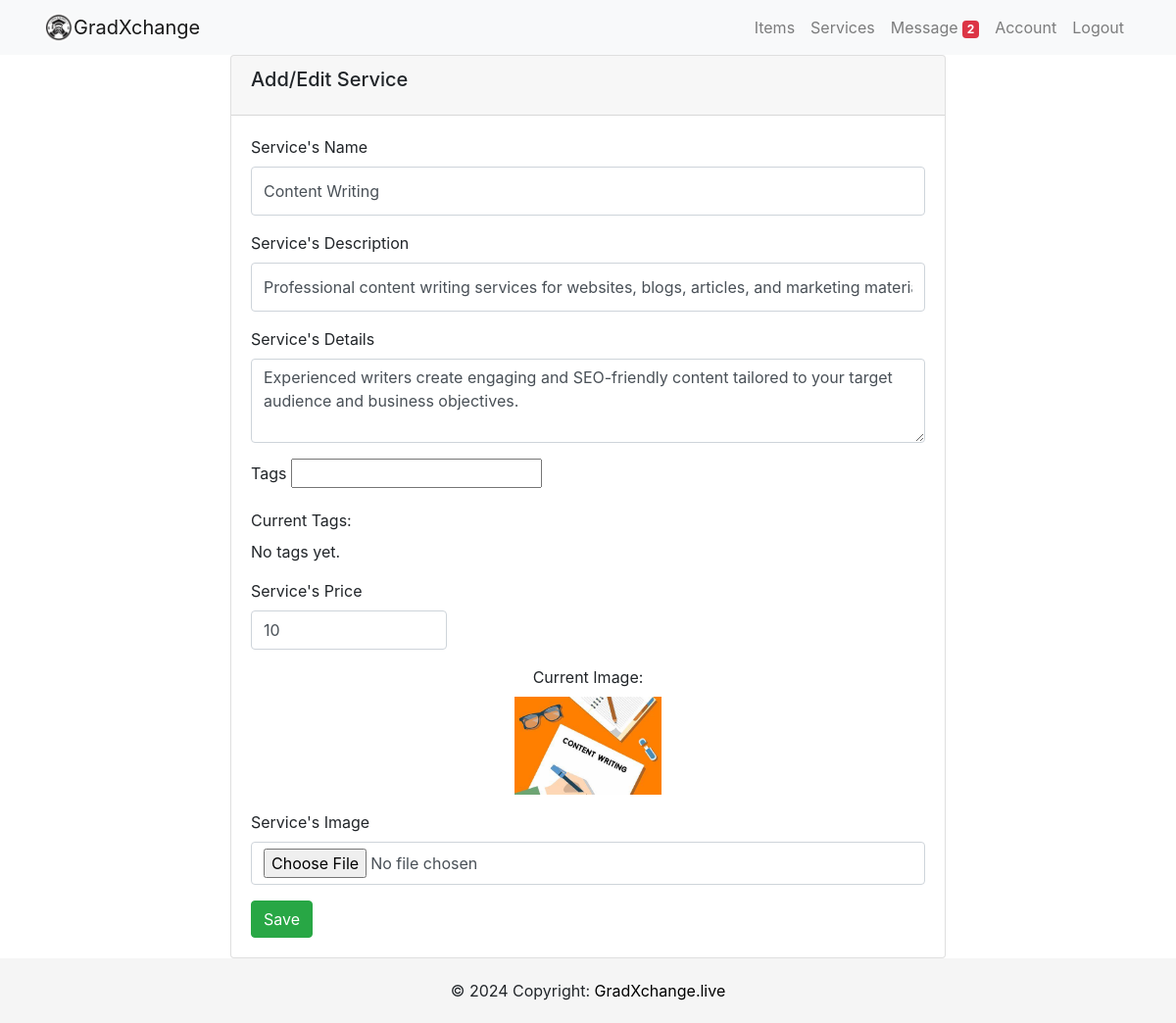
The app's page /service/edit/34/ (signed in), older data.
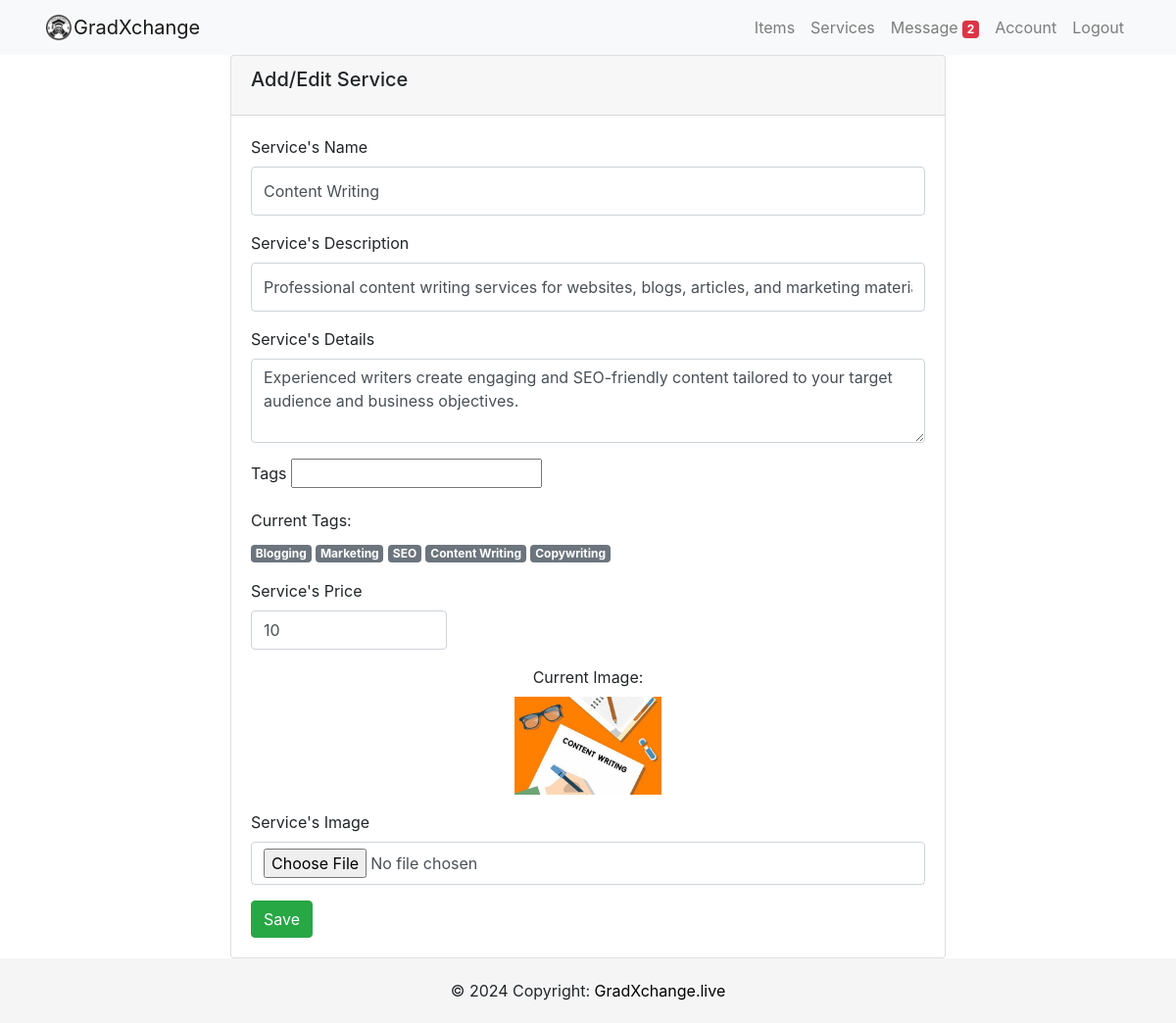
The same page, newer data.
### service/views.py (the view)
# urls.py: path('edit/<int:id>/', views.update_service,name='update_service'),
@login_required
def update_service(request, id):
    service = get_object_or_404(Service, id=id)
    if request.method == 'POST':
        form = ServiceForm(request.POST, request.FILES, instance=service)
        if form.is_valid():
            form.save()
            messages.success(request, 'Service updated successfully!')
            return render(request, 'service/service-form.html', {'form': form, 'service': service})
    else:
        form = ServiceForm(instance=service)
    return render(request, 'service/service-form.html', {'form': form, 'service': service})

### service/forms.py (shortened to what this page needs)
class ServiceForm(forms.ModelForm):
    tags = TagField(required=False, help_text="Enter comma-separated tags")
    class Meta:
        model = Service
        fields = ['service_name', 'service_desc', 'service_detail','service_price','service_image','tags']
        widgets = {
            'service_name': forms.TextInput(attrs={'class': 'form-control'}),
            'service_desc': forms.TextInput(attrs={'class': 'form-control'}),
            'service_detail': forms.Textarea(attrs={'class': 'form-control', 'rows': 3}),
            'service_price': forms.NumberInput(attrs={'class': 'form-control'}),
            'service_image': forms.FileInput(attrs={'class': 'form-control'}),
        }
        labels = {
            'service_name': "Service's Name",
            'service_desc': "Service's Description",
            'service_detail': "Service's Details",
            'service_price': "Service's Price",
            'service_image': "Service's Image",
        }

### users/context_processors.py (called while the page is built)
def unread_message_count(request):
    if request.user.is_authenticated:
        count = Message.objects.filter(recipient=request.user.profile, is_read=False).count()
        return {'unread_message_count': count}
    return {}

### service/templates/service/service-form.html (shortened to what this page needs)
{% extends 'users/base.html' %}
{% block body %}
<div class="container" id="item-edit-form">
    <div class="row">
        <div class="col-md-8 offset-md-2">
            <div class="card">
                <div class="card-header">
                    <h5 class="card-title">Add/Edit Service</h5>
                </div>
                <div class="card-body">
                    <form method="POST" enctype="multipart/form-data">
                        <div class="form-group">
                            <label for="{{ form.service_name.id_for_label }}">{{ form.service_name.label }}</label>
                            {{ form.service_name }}
                        </div>
                        <div class="form-group">
                            <label for="{{ form.service_desc.id_for_label }}">{{ form.service_desc.label }}</label>
                            {{ form.service_desc }}
                        </div>
                        <div class="form-group">
                            <label for="{{ form.service_detail.id_for_label }}">{{ form.service_detail.label }}</label>
                            {{ form.service_detail }}
                        </div>
                        <div class="form-group">
                            <label for="{{ form.tags.id_for_label }}">{{ form.tags.label }}</label>
                            {{ form.tags }}
                        </div>
                        {% if form.instance.pk %}
                        <div class="form-group">
                            <label>Current Tags:</label>
                            <div>
                                {% for tag in form.instance.tags.all %}
                                <span class="badge badge-secondary">{{ tag.name }}</span>
                                {% empty %}
                                <span>No tags yet.</span>
                                {% endfor %}
                            </div>
                        </div>
                        {% endif %}
                        <div class="form-group">
                            <label for="{{ form.item_price.id_for_label }}">{{ form.service_price.label }}</label>
                            <div style="max-width: 200px;">
                                {{ form.service_price }}
                            </div>
                        </div>
                        {% if form.instance.service_image %}
                        <div class="form-group text-center">
                            <label>Current Image:</label><br>
                            <img src="{{ form.instance.service_image.url }}" alt="service Image"
                                style="max-width: 100%; height: auto; max-height: 100px;">
                        </div>
                        {% endif %}
                        <div class="form-group">
                            <label for="{{ form.service_image.id_for_label }}">{{ form.service_image.label }}</label>
                            {{ form.service_image }}
                        </div>
                        <button class="btn btn-success" type="submit">Save</button>
                    </form>
                </div>
            </div>
        </div>
    </div>
</div>
{% endblock %}

Row changes from the older to the newer data that the page shows:
added Tag: name "Blogging"
added Tag: name "Marketing"
added Tag: name "SEO"
added Tag: name "Content Writing"
added Tag: name "Copywriting"
Text that changed along with them:
text no longer shown: "No tags yet."
